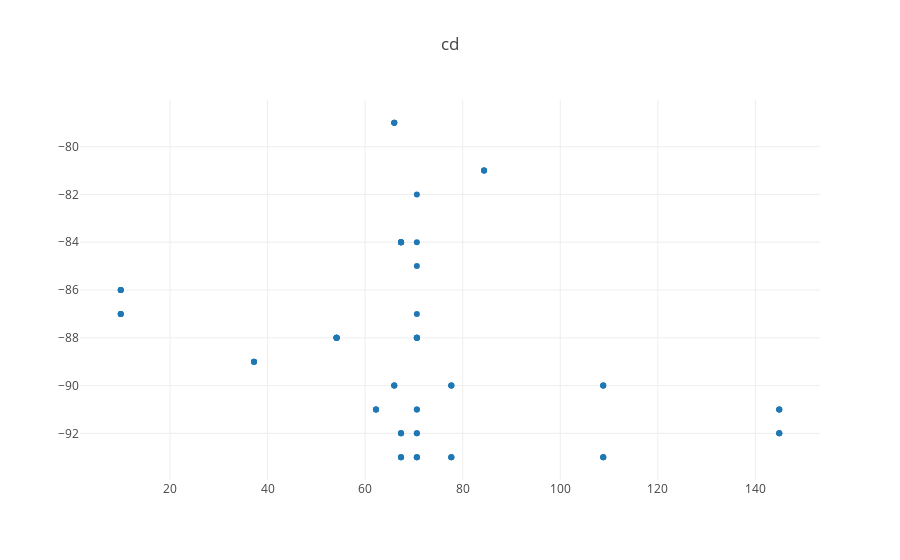
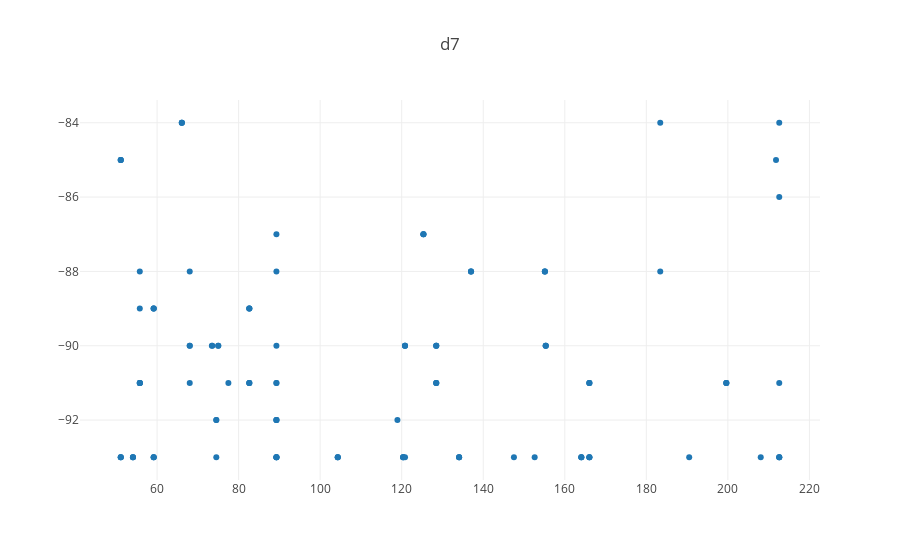
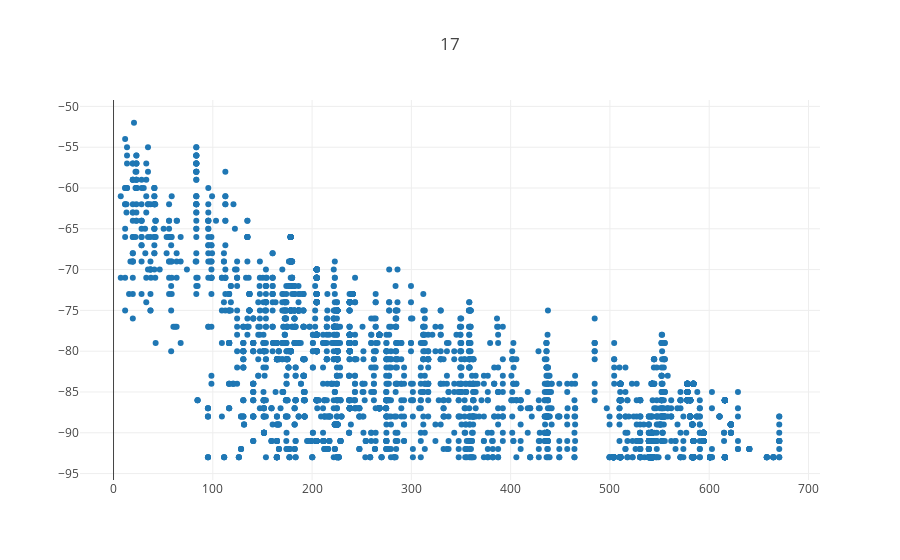
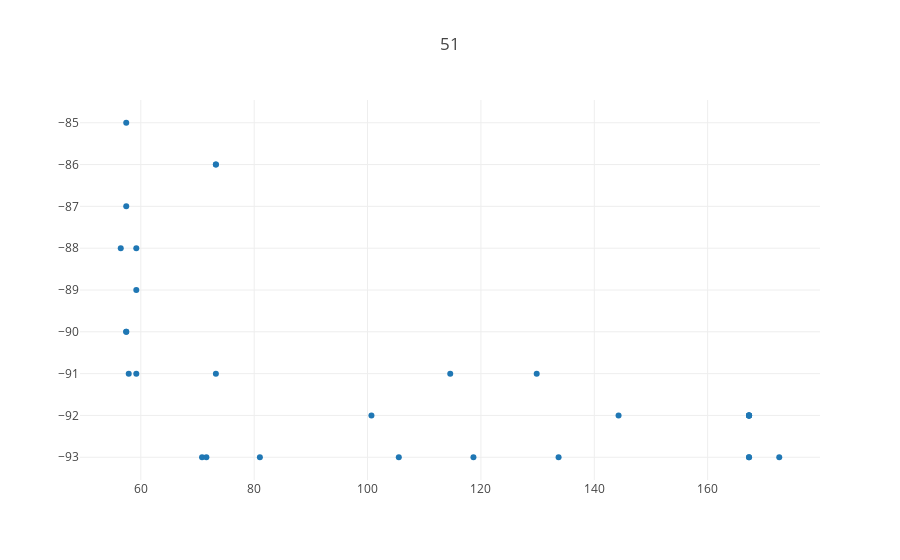

These figures' notebook cell, in order:
### Code cell
# plot rssi as function of distance from beacon

for (b_id, b_pos) in zip(beacon_ids, beacons_pixel):
    if data_for_beacon[b_id]:
        plot_rssi_f_dist(b_id, b_pos)

### Figure 1 — Plotly figure (JSON) as saved in the notebook; plotly's stock layout.template omitted (floating-point values rounded to 4 significant figures)
{"data": [{"mode": "markers", "type": "scatter", "x": [108.8, 108.8, 108.8, 108.8, 108.8, 108.8, 84.39, 84.39, 84.39, 67.36, 67.36, 67.36, 67.36, 67.36, 67.36, 67.36, 67.36, 67.36, 67.36, 67.36, 67.36, 65.97, 65.97, 65.97, 65.97, 65.97, 65.97, 77.67, 77.67, 77.67, 77.67, 77.67, 77.67, 62.23, 62.23, 62.23, 9.899, 9.899, 9.899, 9.899, 9.899, 9.899, 37.22, 37.22, 37.22, 54.15, 54.15, 54.15, 54.15, 54.15, 54.15, 144.9, 144.9, 144.9, 144.9, 144.9, 144.9, 70.6, 70.6, 70.6, 70.6, 70.6, 70.6, 70.6, 70.6, 70.6, 70.6, 70.6, 70.6, 70.6, 70.6, 70.6, 70.6], "y": [-93, -93, -93, -90, -90, -90, -81, -81, -81, -84, -84, -84, -92, -92, -92, -93, -93, -93, -84, -84, -84, -90, -90, -90, -79, -79, -79, -90, -90, -90, -93, -93, -93, -91, -91, -91, -87, -87, -87, -86, -86, -86, -89, -89, -89, -88, -88, -88, -88, -88, -88, -91, -91, -91, -92, -92, -92, -88, -91, -85, -87, -84, -91, -88, -93, -88, -92, -92, -93, -88, -82, -93, -88]}], "layout": {"title": "cd"}}

### Figure 2 — Plotly figure (JSON) as saved in the notebook; plotly's stock layout.template omitted (floating-point values rounded to 4 significant figures)
{"data": [{"mode": "markers", "type": "scatter", "x": [77.49, 73.44, 74.53, 74.53, 74.53, 89.27, 89.27, 89.27, 89.27, 89.27, 89.27, 89.27, 89.27, 89.27, 89.27, 89.27, 89.27, 118.9, 152.6, 190.5, 137.0, 137.0, 137.0, 128.5, 128.5, 128.5, 128.5, 128.5, 128.5, 120.3, 120.3, 120.3, 66.07, 66.07, 66.07, 54.08, 54.08, 54.08, 51.09, 51.09, 51.09, 51.09, 51.09, 51.09, 59.17, 59.17, 59.17, 59.17, 59.17, 59.17, 73.55, 75.01, 75.01, 82.62, 82.62, 82.62, 82.62, 82.62, 82.62, 104.3, 104.3, 104.3, 134.1, 134.1, 134.1, 166.0, 166.0, 166.0, 166.0, 166.0, 166.0, 199.6, 199.6, 199.6, 155.1, 155.1, 155.1, 155.3, 155.3, 155.3, 125.3, 125.3, 125.3, 120.8, 120.8, 120.8, 164.1, 164.1, 164.1, 68.01, 68.01, 68.01, 68.01, 55.76, 55.76, 55.76, 55.76, 55.76, 55.76, 212.6, 212.6, 212.6, 212.6, 212.6, 212.6, 208.1, 211.8, 183.4, 183.4, 147.5, 120.8], "y": [-91, -90, -92, -92, -93, -92, -93, -88, -92, -93, -93, -90, -91, -93, -91, -87, -92, -92, -93, -93, -88, -88, -88, -91, -91, -91, -90, -90, -90, -93, -93, -93, -84, -84, -84, -93, -93, -93, -93, -93, -93, -85, -85, -85, -93, -93, -93, -89, -89, -89, -90, -90, -90, -89, -89, -89, -91, -91, -91, -93, -93, -93, -93, -93, -93, -91, -91, -91, -93, -93, -93, -91, -91, -91, -88, -88, -88, -90, -90, -90, -87, -87, -87, -90, -90, -90, -93, -93, -93, -91, -90, -88, -90, -89, -91, -91, -88, -91, -91, -93, -93, -93, -84, -91, -86, -93, -85, -88, -84, -93, -93]}], "layout": {"title": "d7"}}

### Figure 3 — Plotly figure (JSON) as saved in the notebook; plotly's stock layout.template omitted (floating-point values rounded to 4 significant figures; data arrays with more than 128 entries replaced by an {"elided": "..."} marker saying what was removed)
{"data": [{"mode": "markers", "type": "scatter", "x": {"elided": "3196 float values"}, "y": {"elided": "3196 int values"}}], "layout": {"title": "17"}}

### Figure 4 — Plotly figure (JSON) as saved in the notebook; plotly's stock layout.template omitted (floating-point values rounded to 4 significant figures)
{"data": [{"mode": "markers", "type": "scatter", "x": [172.6, 167.3, 167.3, 167.3, 167.3, 167.3, 167.3, 167.3, 100.7, 70.8, 59.2, 59.2, 59.2, 57.43, 57.43, 57.43, 57.43, 57.87, 73.25, 73.25, 73.25, 105.5, 129.8, 144.3, 56.46, 133.7, 118.7, 81.01, 114.6, 71.57], "y": [-93, -92, -92, -92, -93, -92, -92, -93, -92, -93, -89, -91, -88, -90, -87, -90, -85, -91, -86, -91, -86, -93, -91, -92, -88, -93, -93, -93, -91, -93]}], "layout": {"title": "51"}}
